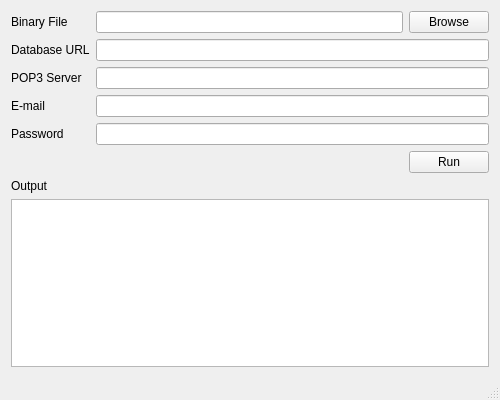
<?xml version="1.0" encoding="UTF-8"?>
<ui version="4.0">
 <class>MainWindow</class>
 <widget class="QMainWindow" name="MainWindow">
  <property name="geometry">
   <rect>
    <x>0</x>
    <y>0</y>
    <width>500</width>
    <height>400</height>
   </rect>
  </property>
  <property name="sizePolicy">
   <sizepolicy hsizetype="Fixed" vsizetype="Fixed">
    <horstretch>0</horstretch>
    <verstretch>0</verstretch>
   </sizepolicy>
  </property>
  <property name="maximumSize">
   <size>
    <width>500</width>
    <height>400</height>
   </size>
  </property>
  <property name="windowTitle">
   <string>cpp-arcon-gui</string>
  </property>
  <widget class="QWidget" name="centralWidget">
   <layout class="QGridLayout" name="gridLayout">
    <item row="9" column="0" colspan="3">
     <layout class="QVBoxLayout" name="verticalLayout_2"/>
    </item>
    <item row="2" column="0">
     <widget class="QLabel" name="pop3ServerLabel">
      <property name="maximumSize">
       <size>
        <width>90</width>
        <height>16777215</height>
       </size>
      </property>
      <property name="text">
       <string>POP3 Server</string>
      </property>
     </widget>
    </item>
    <item row="1" column="1" colspan="2">
     <widget class="QLineEdit" name="dbUrlField"/>
    </item>
    <item row="3" column="1" colspan="2">
     <widget class="QLineEdit" name="emailField"/>
    </item>
    <item row="3" column="0">
     <widget class="QLabel" name="emailLabel">
      <property name="maximumSize">
       <size>
        <width>90</width>
        <height>16777215</height>
       </size>
      </property>
      <property name="text">
       <string>E-mail</string>
      </property>
     </widget>
    </item>
    <item row="4" column="0">
     <widget class="QLabel" name="passwordLabel">
      <property name="maximumSize">
       <size>
        <width>90</width>
        <height>16777215</height>
       </size>
      </property>
      <property name="text">
       <string>Password</string>
      </property>
     </widget>
    </item>
    <item row="6" column="2">
     <widget class="QPushButton" name="runButton">
      <property name="maximumSize">
       <size>
        <width>100</width>
        <height>16777215</height>
       </size>
      </property>
      <property name="text">
       <string>Run</string>
      </property>
     </widget>
    </item>
    <item row="2" column="1" colspan="2">
     <widget class="QLineEdit" name="pop3ServerField"/>
    </item>
    <item row="6" column="0" colspan="2">
     <layout class="QHBoxLayout" name="horizontalLayout"/>
    </item>
    <item row="0" column="0">
     <widget class="QLabel" name="binaryFIleLabel">
      <property name="text">
       <string>Binary File</string>
      </property>
     </widget>
    </item>
    <item row="1" column="0">
     <widget class="QLabel" name="dbUrlLabel">
      <property name="maximumSize">
       <size>
        <width>90</width>
        <height>16777215</height>
       </size>
      </property>
      <property name="text">
       <string>Database URL</string>
      </property>
     </widget>
    </item>
    <item row="4" column="1" colspan="2">
     <widget class="QLineEdit" name="passwordField"/>
    </item>
    <item row="0" column="1">
     <widget class="QLineEdit" name="binaryFileField">
      <property name="enabled">
       <bool>true</bool>
      </property>
      <property name="readOnly">
       <bool>true</bool>
      </property>
     </widget>
    </item>
    <item row="0" column="2">
     <widget class="QPushButton" name="binaryFileBrowseButton">
      <property name="text">
       <string>Browse</string>
      </property>
     </widget>
    </item>
    <item row="8" column="0" colspan="3">
     <widget class="QPlainTextEdit" name="outputTextEdit"/>
    </item>
    <item row="7" column="0">
     <widget class="QLabel" name="outputLabel">
      <property name="text">
       <string>Output</string>
      </property>
     </widget>
    </item>
   </layout>
  </widget>
  <widget class="QStatusBar" name="statusBar"/>
 </widget>
 <layoutdefault spacing="6" margin="11"/>
 <tabstops>
  <tabstop>binaryFileField</tabstop>
  <tabstop>binaryFileBrowseButton</tabstop>
  <tabstop>dbUrlField</tabstop>
  <tabstop>pop3ServerField</tabstop>
  <tabstop>emailField</tabstop>
  <tabstop>passwordField</tabstop>
  <tabstop>runButton</tabstop>
  <tabstop>outputTextEdit</tabstop>
 </tabstops>
 <resources/>
 <connections/>
</ui>
